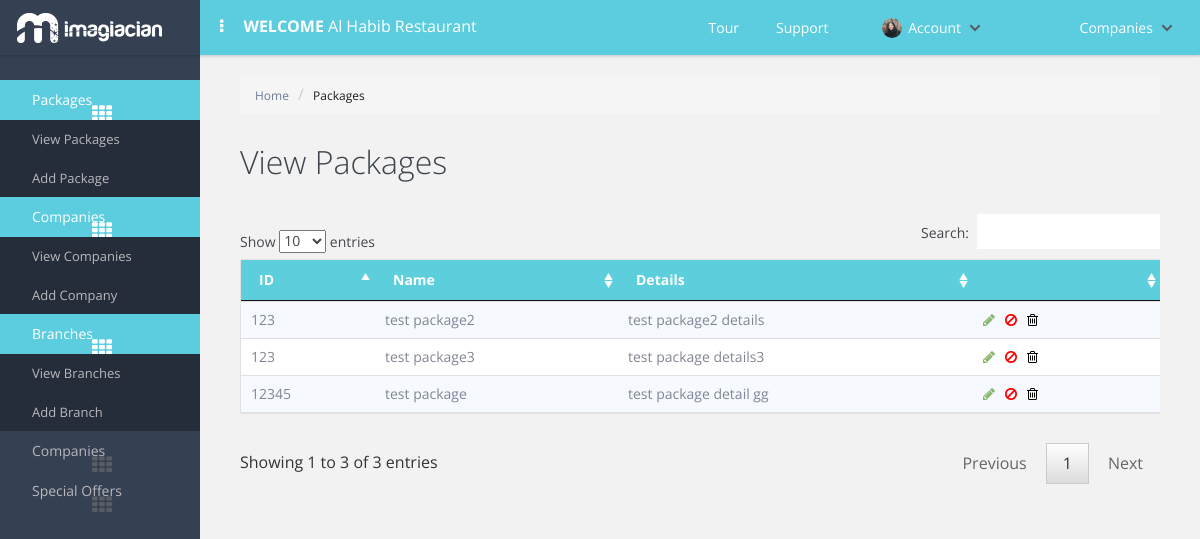
Before: /view_package.php (signed in) with the older database file.
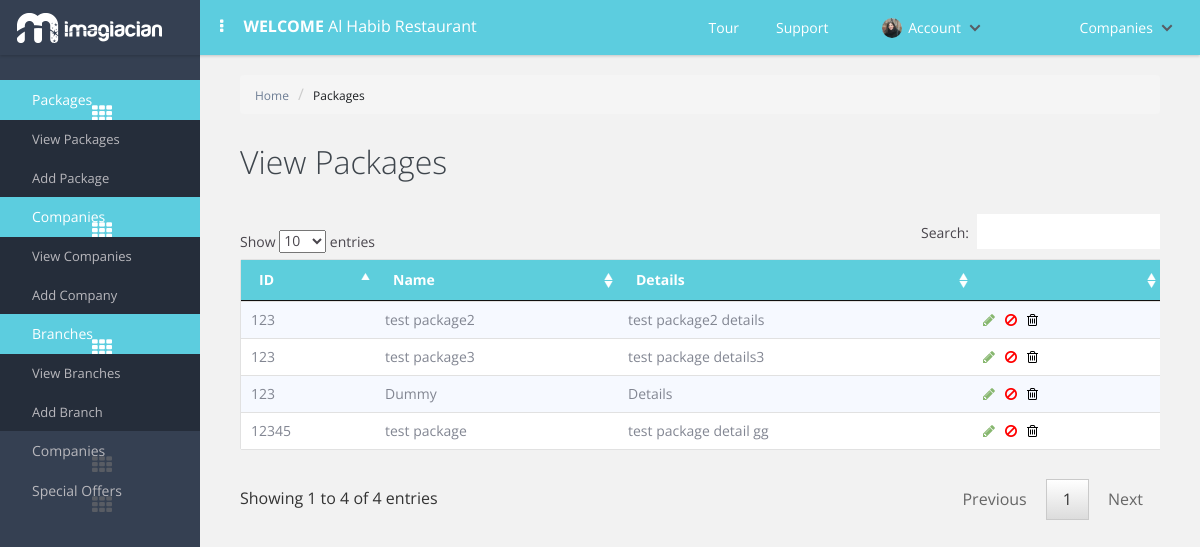
After: the same page with the newer database file.
### tables this page shows
CREATE TABLE `packages` (
  `package_id` int(11) NOT NULL AUTO_INCREMENT,
  `package_unique_id` varchar(32) NOT NULL,
  `package_name` varchar(32) NOT NULL,
  `package_detail` varchar(64) NOT NULL,
  `package_features` longtext NOT NULL,
  `package_status` varchar(32) NOT NULL,
  PRIMARY KEY (`package_id`)
);

### common/class.database.php (called while the page is built, shortened)
<?php
class Database {
    public $_DB;
    public $_query;
    public $_select = array();
    public $_action;
    public $_table;
    public $_force_select_all = false;
    public function __construct() {
        try {
            $this->_DB = new PDO('mysql:host=' . DB_HOST . ';dbname=' . DB_NAME, DB_USER, DB_PASS);
            $this->_DB->setAttribute(PDO::ATTR_ERRMODE, PDO::ERRMODE_EXCEPTION);
        } catch (PDOException $e) {
            echo 'ERROR: ' . $e->getMessage();
        }
    }
    public function query($query) {
        try {
            $this->_query = $this->_DB->prepare(filter_var($query, FILTER_SANITIZE_STRING));
            $this->_query->execute();
            $this->_select = array();
        } catch (PDOException $e) {
            $er = $e->errorInfo;
            echo '<p style="font-family:arial; background:#F00; position:absolute; z-index:10000; color:#FFF; padding:5px;">ERROR: ' . $er[2] . '</p>';
        }
    }
    public function build_query() {
        $query = $this->_action;
        if ($this->_action == 'SELECT') {
            if (!empty($this->_select)) {
                if ($this->_force_select_all == true) {
                    $query .= ' *,';
                }
                foreach ($this->_select as $column_name => $name) {
                    $query .=' ' . $column_name . ' as ' . $name . ', ';
                }
            } else {
                $query .= ' *';
            }
            $query = rtrim($query, ', ');
        }
        if ($this->_action != 'UPDATE' && $this->_action != 'INSERT') {
            $query .= ' FROM ';
        }
        $query .= $this->_table;
        $this->query($query);
    }
    public function all_results($fetch_type = PDO::FETCH_OBJ) {
        return $this->_query->fetchAll($fetch_type);
    }
    public function from($table_name, $num_rows = NULL) {
        $this->_action = 'SELECT';
        $this->_table = $table_name;
        $this->build_query();
    }
}

### classes/class.package.php (called while the page is built, shortened)
<?php
class package extends database
{
	private $table_name;
	function __construct()
	{
		$this->table_name = 'packages';
	}
	public function get_packages($ID = NULL)
	{
		if (isset($ID)) {
			$this->where('package_id',$ID);
			$this->from($this->table_name);
			return $this->result();
		}
		else {
			$this->from($this->table_name);
			return $this->all_results();
		}
	}
}
 ?>

### view_package.php (the view, shortened to what this page needs)
<?php include 'includes/header.php'; ?>
<div class="container-fluide">
	<ul class="breadcrumb">
	    <li><a href="#">Home</a></li>
	    <li><a class="active" href="#">Packages</a></li>
	</ul>
<div class="page-heading">
	<h1>View Packages</h1>
</div>
	<div class="table-responsive custom-table">
		<?php
				$package = new package();
				$results = $package->get_packages();
			?>
		<table id="myTable">
	        <thead>
	          <tr>
	            <th>ID</th>
	            <th>Name</th>
	            <th>Details</th>
	            <th></th>
	          </tr>
	        </thead>
	        <tbody>
	        <?php
				foreach($results as $res){
				echo '<tr>';
				echo '<td>'. $res->package_unique_id .'</td>';
				echo '<td>'. $res->package_name .'</td>';
				echo '<td>'. $res->package_detail .'</td>';
				echo '<td><a class="edit_btn" href="add_package.php?id='.$res->package_id.'"><i class="fa fa-pencil edit-icon"></i>';
	            echo '<i class="fa fa-ban hold-icon"></i>';
	            echo '<i class="fa fa-trash-o delete-icon"></i>';
	            echo '</td>';
				echo '</tr>';
				}
				?>
	        </tbody>
      </table>
	</div>
</div>
<?php include 'includes/footer.php'; ?>

Changed rows visible on the page:
added packages: package_unique "123", package_name "Dummy", package_detail "Details"
Other visible differences:
text written by a page script: "Show entries Search: Showing 1 to 3 of 3 entries Previous 1 Next" → "Show entries Search: Showing 1 to 4 of 4 entries Previous 1 Next"
